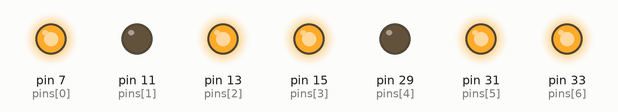
A program run on a simulated Raspberry Pi (header pin numbers). Parts: output pins drawn as LEDs (lit = HIGH). At 8.0 s the program stops and its outputs stay as they are.

Above: at 0.1 s.
At 1.1 s:
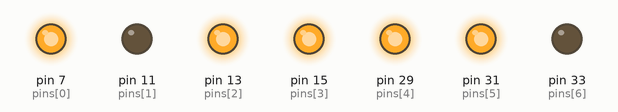
At 2.1 s:
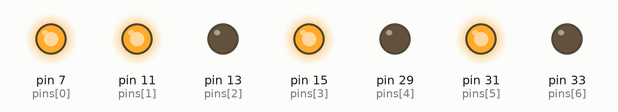
At 3.1 s:
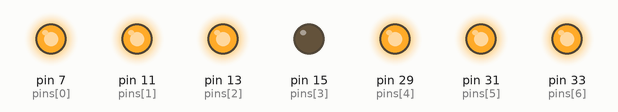
At 5.5 s:
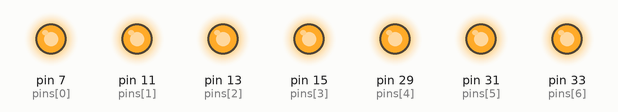
At 8.1 s:
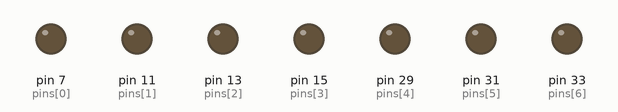
Timing chart, 0 to 9.5 s (numbered marks = the images above):
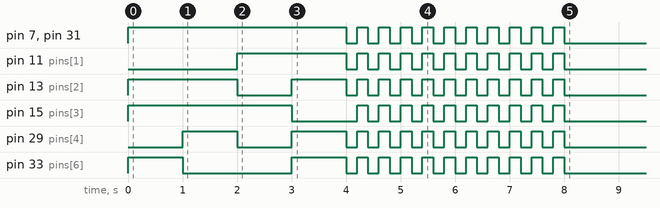

Measured:
- by itself, pin 7 (pins[0]), pin 11 (pins[1]), pin 31 (pins[5]): repeats every 0.40 s: LOW 0.20 s, HIGH 0.20 s, until it stays LOW from 8.0 s
- by itself, pin 13 (pins[2]): goes HIGH 2.0 s, LOW 1.0 s, HIGH 1.0 s, 10 × (LOW 0.20 s, HIGH 0.20 s), then LOW
- by itself, pin 15 (pins[3]): goes HIGH 3.0 s, LOW 1.2 s, 9 × (HIGH 0.20 s, LOW 0.20 s), HIGH 0.20 s, then LOW
- by itself, pin 29 (pins[4]): goes HIGH 1.0 s, LOW 1.0 s, HIGH 1.0 s, 10 × (LOW 0.20 s, HIGH 0.20 s), then LOW
- by itself, pin 33 (pins[6]): goes HIGH 1.0 s, LOW 2.0 s, HIGH 1.0 s, 10 × (LOW 0.20 s, HIGH 0.20 s), then LOW

The program:

countdown.py
```python
'''countdown'''

import RPi.GPIO as gpio
import time
gpio.setmode(gpio.BOARD)

#pins used
pins=[7,11,13,15,29,31,33]
p1=[7,11,15,31]
p2=[7,13,15,29,31]
p3=[7,13,15,31,33]
p4=[11,13,15,33]
p5=[7,11,15,31,33]
p6=[7,11,15,29,31,33]
p7=[7,11,13,33]
p8=pins
p9=[7,11,13,15,33]
p0=[7,11,13,29,31,33]

for i in pins:
    gpio.setup(i, gpio.OUT)
gpio.output(pins,0)

#example: gpio.output(7,1)

#functions to display numbers


def lit(i):
    gpio.output(pins,0)
    exec('gpio.output(p%s,1)'%i)

def nth():
    for i in pins:
        gpio.output(i,0)

#nums=['0','1','2','3','4','5','6','7','8','9']

#countdown starts here
lit('3')
time.sleep(1)
lit('2')
time.sleep(1)
lit('1')
time.sleep(1)
lit('0')
time.sleep(1)

#BOOM
for i in range(10):
    nth()
    time.sleep(0.2)
    lit('8')
    time.sleep(0.2)

gpio.cleanup()
```
